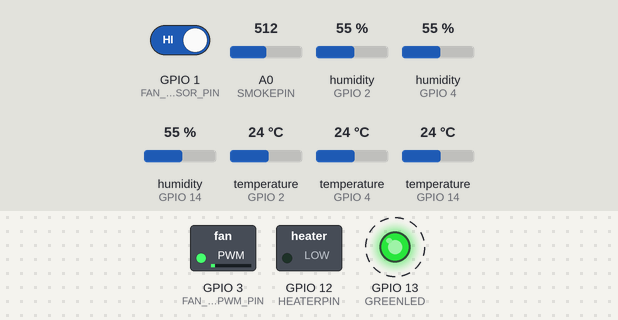
The sketch below on a simulated ESP8266 (NodeMCU). On the bench: switched loads named in the sketch (green lamp = pin HIGH), output pins drawn as LEDs (lit = HIGH). Dashed ring = blinking. The inputs (shaded band) are chosen by the test bench; at power-on: GPIO 1 (FAN_VENT_SENSOR_PIN) HIGH, A0 (SMOKEPIN) = 512, humidity (sensors on GPIO 2, GPIO 4, GPIO 14) 55 %, temperature (sensors on GPIO 2, GPIO 4, GPIO 14) 24 °C. WiFi joins after 1.5 s; servers stay silent unless stated; EEPROM starts erased; no MQTT or app messages arrive unless stated; not simulated (calls return 0 or success): secrets.h.

Above: at 1.8 s.
Timing chart, 0 to 4.8 s (numbered marks = the images above):
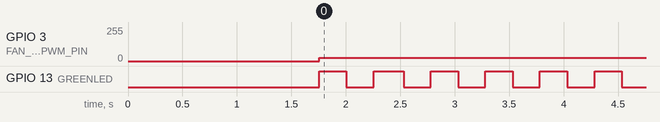

The sketch:

smoky-box.ino
```cpp
#include <PubSubClient.h>
#include <DHTesp.h>
#include <ESP8266WiFi.h>
#include <ESP8266WebServer.h>
#include <ESP8266mDNS.h>
#include <ESP8266HTTPUpdateServer.h>
#include <PID_v1.h>
#include <EEPROM.h>

#include "secrets.h"
/*
 * Secrets are:
 *   #define WIFIPASSWORD "secret"
 *   #define MQTTPASSWORD "secret"
 *   #define UPDATEOTAPASSWORD "secret"
 */

/* GPIO Allocation
 *
 * D0 GPIO16
 * D1 GPIO5
 * D2 GPIO4 DHT Inside
 * D3 GPIO0
 * D4 GPIO2 DHT Outside
 * D5 GPIO14 DHT Box
 * D6 GPIO12 Heater
 * D7 GPIO13 Green LED
 * D8 GPIO15
 * RX GPIO3 Fan vent PWM
 * TX GPIO1 Fan vent sensor
 */

#define SMOKY_ID "1"
#define PRODUCTION 1 // 1 to go Live, 0 to test

// WiFi
const char* wifiSsid = "Xtreme";
const char* wifiPassword = WIFIPASSWORD;
WiFiClient  wifiClient;

// MQTT
const char* mqttServer = "10.0.0.15";
const char* mqttUser = "ottomq";
const char* mqttPassword = MQTTPASSWORD;
const long mqttPort = 1883;
const long mqttInterval = 10000;
unsigned long mqttPreviousSentMillis = 0;
PubSubClient mqttClient(wifiClient);

// MQTT Topics
#define MQTT_TOPIC_OUT "smoky/" SMOKY_ID
#define MQTT_TOPIC_IN "smoky/" SMOKY_ID "/in"
const char* mqttTopicInsideTemperature = MQTT_TOPIC_OUT "/inside/temperature";
const char* mqttTopicInsideHumidity = MQTT_TOPIC_OUT "/inside/humidity";
const char* mqttTopicOutsideTemperature = MQTT_TOPIC_OUT "/outside/temperature";
const char* mqttTopicOutsideHumidity = MQTT_TOPIC_OUT "/outside/humidity";
const char* mqttTopicBoxTemperature = MQTT_TOPIC_OUT "/box/temperature";
const char* mqttTopicBoxHumidity = MQTT_TOPIC_OUT "/box/humidity";
const char* mqttTopicSmoke = MQTT_TOPIC_OUT "/inside/smoke";
const char* mqttTopicHeaterPercent = MQTT_TOPIC_OUT "/inside/heaterpercent";
const char* mqttTopicHeaterOutput = MQTT_TOPIC_OUT "/inside/heateroutput";
const char* mqttTopicOutSettingsTemp = MQTT_TOPIC_OUT "/settings/temp";
const char* mqttTopicOutSettingsKp = MQTT_TOPIC_OUT "/settings/kp";
const char* mqttTopicOutSettingsKi = MQTT_TOPIC_OUT "/settings/ki";
const char* mqttTopicOutSettingsKd = MQTT_TOPIC_OUT "/settings/kd";
const char* mqttTopicOutSettingsFanVent = MQTT_TOPIC_OUT "/settings/fan_vent";
const char* mqttTopicOutSettingsHeaterOutput = MQTT_TOPIC_OUT "/settings/heateroutput";
const char* mqttTopicOutConnecting = MQTT_TOPIC_OUT "/connecting";
const char* mqttTopicDhtReadFailures = MQTT_TOPIC_OUT "/dhtreadfailures";
const char* mqttTopicOutMsg = MQTT_TOPIC_OUT "/msg";
const char* mqttTopicFanVentSetting = MQTT_TOPIC_OUT "/fan_vent/setting";
const char* mqttTopicFanVentSpeed = MQTT_TOPIC_OUT "/fan_vent/speedRPM";
const char* mqttTopicLooptimeMax = MQTT_TOPIC_OUT "/looptime/max";
const char* mqttTopicLooptimeMin = MQTT_TOPIC_OUT "/looptime/min";
const char* mqttTopicLooptimeAverage = MQTT_TOPIC_OUT "/looptime/average";
const char* mqttTopicLooptimeLatest = MQTT_TOPIC_OUT "/looptime/latest";
const char* mqttTopicLooptimeCount = MQTT_TOPIC_OUT "/looptime/count";

const char* mqttTopicInAck = MQTT_TOPIC_IN "/ack";
const char* mqttTopicInSetTemp = MQTT_TOPIC_IN "/temp";
const char* mqttTopicInSetKp = MQTT_TOPIC_IN "/kp";
const char* mqttTopicInSetKi = MQTT_TOPIC_IN "/ki";
const char* mqttTopicInSetKd = MQTT_TOPIC_IN "/kd";
const char* mqttTopicInSetFanVent = MQTT_TOPIC_IN "/fan_vent";
const char* mqttTopicInReadSettings = MQTT_TOPIC_IN "/read";

// MQTT Status
#define MQTT_STATUS_UNKNOWN 0
#define MQTT_STATUS_SENDING 1
#define MQTT_STATUS_ACKNOWLEDGED 2
#define MQTT_STATUS_FAILED 3
#define GREENLED 13
const long ledInterval = 250;
unsigned int mqttStatus = MQTT_STATUS_UNKNOWN;
bool greenLed = false;
unsigned long ledPreviousMillis = 0;

// Smoke
#define SMOKEPIN A0

// Temperature and humidity
#define DHTINSIDE 4 // D2
#define DHTOUTSIDE 2 // D4
#define DHTBOX 14 // D5

#define DHTTYPE DHTesp::AM2302
DHTesp dhtInside;
DHTesp dhtOutside;
DHTesp dhtBox;
double temperatureInside =  5.0;
float humidityInside = 0.0;
float temperatureOutside = 0.0;
float humidityOutside = 0.0;
float temperatureBox = 0.0;
float humidityBox = 0.0;
unsigned long dhtReadFailures = 0;
unsigned long dhtReadInterval = 2500;
unsigned long dhtPreviousReadMillis = 0;

// EEPROM Settings
#define SETTINGS_VERSION 101
#define DEFAULT_KP 5.0
#define DEFAULT_KI 0.05
#define DEFAULT_KD 0.5
#define DEFAULT_TEMP 5.0
#define DEFAULT_FAN 10
struct SmokySettings {
  int version; // Figure ot if data has been saved before
  float Kp;
  float Ki;
  float Kd;
  double temp;
  int fanVent;
};
SmokySettings settings;


// Heater control
#define HEATERPIN 12 // D6
#define HEATER_PID_SAMPLE_TIME 1000
unsigned long pidWindowSize = 5000;
unsigned long maxHeaterOutput = 100;
bool heaterOn = false;
unsigned long heaterPreviousCalcMillis = 0;
unsigned long heaterPreviousPidWindow = 0;
double heaterOutput = 0.0;
PID heaterPID(&temperatureInside, &heaterOutput, &(settings.temp), settings.Kp, settings.Ki, settings.Kd, DIRECT);


// Smoke
float smoke = 0.0;

// OTA Update
// http://esp8266.github.io/Arduino/versions/2.0.0/doc/ota_updates/ota_updates.html
const char* host = "smoky-update";
const char* update_path = "/firmware";
const char* update_username = "admin";
const char* update_password = UPDATEOTAPASSWORD;
ESP8266WebServer httpServer(80);
ESP8266HTTPUpdateServer httpUpdater;

// Fan ventilation
#define FAN_VENT_SENSOR_PIN 1 // D10 or TX
#define FAN_VENT_PWM_PIN 3 // D9 or RX
unsigned long fanVentSpeedRPM = 0; // Actual speed
volatile unsigned long fanVentCount = 0;

// Fan common
unsigned long previousFanMillis = 0;
unsigned long fanInterval = 500;

// Loop time
unsigned long looptime = 0;
unsigned long previousLooptime = 0;
unsigned long maxLooptime = 0;
unsigned long minLooptime = 9999;
unsigned long latestLooptime = 0;
unsigned long loopCount = 0;
double averageLooptime = 0.0;


void setup() {

  // delay(1000);

  // Serial.begin(115200);
  // Serial.println();
  // Serial.println("Starting");

  EEPROM.begin(256);
  readSettingsFromEEPROM();

  // WiFi
  delay(100);
  // Serial.print("Starting wifi");
  WiFi.begin(wifiSsid, wifiPassword);
  while (WiFi.status() != WL_CONNECTED) {
    // Serial.print(".");
    delay(500);
  }
  // Serial.println("Connected");

  // Temperature and humidity
  dhtInside.setup(DHTINSIDE, DHTTYPE);
  dhtOutside.setup(DHTOUTSIDE, DHTTYPE);
  dhtBox.setup(DHTBOX, DHTTYPE);
  dhtPreviousReadMillis = 0;
  loopReadTempHumid(); // Initial reading to get the temp controller a better start.

  // MQTT
  mqttClient.setServer(mqttServer, mqttPort);
  mqttClient.setCallback(mqttCallback);
  randomSeed(micros());
  pinMode(GREENLED, OUTPUT);

  delay(100);

  // Heater
  pinMode(HEATERPIN, OUTPUT);
  heaterPID.SetOutputLimits(0, maxHeaterOutput);
  heaterPID.SetMode(AUTOMATIC);
  heaterPID.SetSampleTime(HEATER_PID_SAMPLE_TIME);
  heaterPreviousPidWindow = millis();
  heaterPID.SetTunings(settings.Kp, settings.Ki, settings.Kd);

  // OTA Update
  // Can only be done if the file is less than half the memory size
  // NodeMCU v2 and v3 memory is 4MB
  MDNS.begin("smoky");
  httpUpdater.setup(&httpServer, update_path, update_username, update_password);
  httpServer.begin();
  MDNS.addService("http", "tcp", 80);

  // LED
  ledPreviousMillis = 0;

  // Fan ventilation
  pinMode(FAN_VENT_PWM_PIN, OUTPUT);
  attachInterrupt(digitalPinToInterrupt(FAN_VENT_SENSOR_PIN), countFanVent, RISING);
  pinMode(FAN_VENT_SENSOR_PIN, INPUT_PULLUP);

  writeMqttSettings();
  // Serial.println("Setup done");

}

void readSettingsFromEEPROM(){
  int eeAddress = 0;
  // mqttSend(mqttTopicOutMsg, String("Reading EEPROM").c_str());
  EEPROM.get(eeAddress, settings);

  if(settings.version != SETTINGS_VERSION){
    // mqttSend(mqttTopicOutMsg, String("EEPROM - Not found version").c_str());
    settings.version = SETTINGS_VERSION;
    settings.Kp = DEFAULT_KP;
    settings.Ki = DEFAULT_KI;
    settings.Kd = DEFAULT_KD;
    settings.temp = DEFAULT_TEMP;
    settings.fanVent = DEFAULT_FAN;
    EEPROM.put(0, settings);
  }
}

void writeSettingsToEEPROM(){
  int eeAddress = 0;
  mqttSend(mqttTopicOutMsg, String("Writing EEPROM").c_str());
  EEPROM.put(eeAddress, settings);
  EEPROM.commit();
}

void loop() {
  calcLoopTime();
  loopBlinkLed();
  loopReadTempHumid();
  loopBlinkLed();
  loopControlHeater();
  loopBlinkLed();
  smoke = analogRead(SMOKEPIN);
  loopBlinkLed();
  loopWriteMqtt();
  loopBlinkLed();
  mqttClient.loop();
  loopBlinkLed();
  loopFan();

  // OTA Update
  httpServer.handleClient();
}

void calcLoopTime(){
  looptime = millis();
  if(looptime < previousLooptime){
    // Wrapped around. Reset time variables.
    resetTimeVariables();
  }
  latestLooptime = looptime - previousLooptime;
  if (loopCount){
    averageLooptime += (double) latestLooptime / loopCount;
    if (latestLooptime < minLooptime){
      minLooptime = latestLooptime;
    }
    if (latestLooptime > maxLooptime){
      maxLooptime = latestLooptime;
    }
  }
  previousLooptime = looptime;
  loopCount++;
}

void resetTimeVariables(){
  previousLooptime = 0;
  loopCount = 0;
  averageLooptime = 0;
  minLooptime = 9999;
  maxLooptime = 0;
  dhtPreviousReadMillis = 0;
  heaterPreviousPidWindow = 0;
  mqttPreviousSentMillis = 0;
  previousFanMillis = 0;
  ledPreviousMillis = 0;
}

void loopReadTempHumid(){
  unsigned long currentMillis = millis();
  if (currentMillis - dhtPreviousReadMillis > dhtReadInterval) {
    temperatureInside =  dhtInside.getTemperature();
    humidityInside = dhtInside.getHumidity();
    temperatureOutside = dhtOutside.getTemperature();
    humidityOutside = dhtOutside.getHumidity();
    temperatureBox = dhtBox.getTemperature();
    humidityBox = dhtBox.getHumidity();
    if (isnan(temperatureInside)) {
      dhtReadFailures++;
      if(PRODUCTION) mqttSend(mqttTopicOutMsg, String("DHT22 Inside read error").c_str());
    }
    if (isnan(temperatureOutside)) {
      dhtReadFailures++;
      if(PRODUCTION) mqttSend(mqttTopicOutMsg, String("DHT22 Outside read error").c_str());
    }
    if (isnan(temperatureBox)) {
      dhtReadFailures++;
      if(PRODUCTION) mqttSend(mqttTopicOutMsg, String("DHT22 Box read error").c_str());
    }
    dhtPreviousReadMillis = currentMillis;
  }
}

void loopControlHeater(){

  heaterPID.Compute();
  if (isnan(temperatureInside) || isnan(heaterOutput)) {
    heaterOutput = 0.0;
  }

  if (looptime - heaterPreviousPidWindow > pidWindowSize) { //time to shift the Relay Window
    heaterPreviousPidWindow += pidWindowSize;
  }
  if (heaterOutput > maxHeaterOutput * (looptime - heaterPreviousPidWindow) / pidWindowSize) {
    digitalWrite(HEATERPIN, HIGH); // On
    heaterOn = true;
  } else {
    digitalWrite(HEATERPIN, LOW); // Off
    heaterOn = false;
  }
}

void loopWriteMqtt(){
  if(looptime - mqttPreviousSentMillis >= mqttInterval) {
    writeMqtt();
    mqttPreviousSentMillis = looptime;
  }
}

void loopFan(){
  unsigned long currentMillis = millis();
  if(currentMillis - previousFanMillis >= fanInterval) {
    unsigned long countTime = currentMillis - previousFanMillis;
    noInterrupts();
    fanVentSpeedRPM = (fanVentCount * (30000 / countTime)); // 1000 ms * 60 sek / 2 counts per round
    fanVentCount = 0;
    interrupts();
    previousFanMillis = currentMillis;
    analogWrite(FAN_VENT_PWM_PIN, map(settings.fanVent, 0, 100, 0, 1023));
  }
}

void countFanVent(){
  fanVentCount++;
}

void mqttSend(const char* topic, const char* msg){
  reconnectMqtt();
  mqttClient.publish(topic, msg);
}

void loopBlinkLed(){
  /*
   * Control the green LED.
   * Start blinking when data is sent to MQTT
   * Constant on when ACK is received from MQTT
   * TO DO: Constant off if no ACK is received within the timeout.
   *
   * I am calling this multiple times in the loop, to get a more stable blinking frequency.
   */
  unsigned long currentMillis = millis();
  if(currentMillis - ledPreviousMillis >= ledInterval) {
    if(mqttStatus == MQTT_STATUS_ACKNOWLEDGED){
      greenLed = true;
    } else if(mqttStatus == MQTT_STATUS_SENDING){
      greenLed = not greenLed;
    } else {
      greenLed = false;
    }
    ledPreviousMillis = currentMillis;
    if(greenLed) {
      digitalWrite(GREENLED, HIGH);
    } else {
      digitalWrite(GREENLED, LOW);
    }
  }

}


void writeMqtt(){
  mqttStatus = MQTT_STATUS_SENDING;
  reconnectMqtt();

  if (!isnan(temperatureInside)) {
    mqttClient.publish(mqttTopicInsideTemperature, String(temperatureInside).c_str());
    mqttClient.publish(mqttTopicInsideHumidity, String(humidityInside).c_str());
  }
  if (!isnan(temperatureOutside)) {
    mqttClient.publish(mqttTopicOutsideTemperature, String(temperatureOutside).c_str());
    mqttClient.publish(mqttTopicOutsideHumidity, String(humidityOutside).c_str());
  }
  if (!isnan(temperatureBox)) {
    mqttClient.publish(mqttTopicBoxTemperature, String(temperatureBox).c_str());
    mqttClient.publish(mqttTopicBoxHumidity, String(humidityBox).c_str());
  }

  mqttClient.publish(mqttTopicSmoke, String(smoke).c_str());
  mqttClient.publish(mqttTopicHeaterOutput, (String(heaterOutput)).c_str());
  mqttClient.publish(mqttTopicDhtReadFailures, (String(dhtReadFailures)).c_str());
//  mqttClient.publish(mqttTopicFanVentSpeed, (String(fanVentSpeedRPM)).c_str());

//  mqttClient.publish(mqttTopicLooptimeMax, (String(maxLooptime)).c_str());
//  mqttClient.publish(mqttTopicLooptimeMin, (String(minLooptime)).c_str());
//  mqttClient.publish(mqttTopicLooptimeLatest, (String(latestLooptime)).c_str());
//  mqttClient.publish(mqttTopicLooptimeAverage, (String(averageLooptime)).c_str());
//  mqttClient.publish(mqttTopicLooptimeCount, (String(loopCount)).c_str());

}

void writeMqttSettings(){
  mqttStatus = MQTT_STATUS_SENDING;
  reconnectMqtt();

  mqttClient.publish(mqttTopicOutSettingsTemp, String(settings.temp).c_str());
  mqttClient.publish(mqttTopicOutSettingsHeaterOutput, String(heaterOutput).c_str());
  mqttClient.publish(mqttTopicOutSettingsKp, String(settings.Kp).c_str());
  mqttClient.publish(mqttTopicOutSettingsKi, String(settings.Ki).c_str());
  mqttClient.publish(mqttTopicOutSettingsKd, String(settings.Kd).c_str());
  mqttClient.publish(mqttTopicOutSettingsFanVent, String(settings.fanVent).c_str());
}

void reconnectMqtt() {
  if (!mqttClient.connected()) {
    // Create a random client ID
    String clientId = "smoky-" SMOKY_ID;
    // Attempt to connect
    if (mqttClient.connect(clientId.c_str(), mqttUser, mqttPassword)) {
      // Once connected, publish an announcement...
      if(mqttStatus == MQTT_STATUS_UNKNOWN) {
        mqttClient.publish(mqttTopicOutConnecting, "Smoky starting");
      } else {
        mqttClient.publish(mqttTopicOutConnecting, "Smoky reconnecting");
      }

      mqttClient.subscribe(MQTT_TOPIC_IN "/#", 1);
    }
  }
}

void mqttCallback(char* topic, byte* payload, unsigned int length) {
  if(strcmp(topic, mqttTopicInAck) == 0) {
    // Set status to turn on green led if ack is received
    mqttStatus = MQTT_STATUS_ACKNOWLEDGED;
  } else if(strcmp(topic, mqttTopicInSetTemp) == 0) {
    // Set temp
    settings.temp = payloadToFloat(payload, length, settings.temp);
    writeSettingsToEEPROM();
    mqttSend(mqttTopicOutSettingsTemp, String(settings.temp).c_str());
  } else if(strcmp(topic, mqttTopicInSetKp) == 0) {
    // Set Kp
    settings.Kp = payloadToFloat(payload, length, settings.Kp);
    heaterPID.SetTunings(settings.Kp, settings.Ki, settings.Kd);
    writeSettingsToEEPROM();
    mqttSend(mqttTopicOutSettingsKp, String(settings.Kp).c_str());
  } else if(strcmp(topic, mqttTopicInSetKi) == 0) {
    // Set Ki
    settings.Ki = payloadToFloat(payload, length, settings.Ki);
    heaterPID.SetTunings(settings.Kp, settings.Ki, settings.Kd);
    writeSettingsToEEPROM();
    mqttSend(mqttTopicOutSettingsKi, String(settings.Ki).c_str());
  } else if(strcmp(topic, mqttTopicInSetKd) == 0) {
    // Set Kd
    settings.Kd = payloadToFloat(payload, length, settings.Kd);
    heaterPID.SetTunings(settings.Kp, settings.Ki, settings.Kd);
    writeSettingsToEEPROM();
    mqttSend(mqttTopicOutSettingsKd, String(settings.Kd).c_str());
  } else if(strcmp(topic, mqttTopicInSetFanVent) == 0) {
    // Set ventilation fan speed
    int setting = payloadToInt(payload, length, settings.fanVent);
    if (setting < 0) setting = 0;
    if (setting > 100) setting = 100;
    settings.fanVent = setting;
    writeSettingsToEEPROM();
    mqttSend(mqttTopicOutSettingsFanVent, String(settings.fanVent).c_str());
  } else if(strcmp(topic, mqttTopicInReadSettings) == 0) {
    // Read settings
    writeMqttSettings();
  }
}

double payloadToFloat(byte* payload, unsigned int length, double defaultValue){
  payload[length] = '\0';
  String s = String((char*)payload);
  double f = (double) s.toFloat();
  if (f == 0.0 && payload[0] != '0') return defaultValue;
  else return f;
}

int payloadToInt(byte* payload, unsigned int length, int defaultValue){
  payload[length] = '\0';
  String s = String((char*)payload);
  int f = s.toInt();
  if (f == 0 && payload[0] != '0') return defaultValue;
  else return f;
}
```

Measured:
- by itself, GPIO 3 (FAN_VENT_PWM_PIN): 0/255 → 25/255 at 1.8 s
- by itself, GPIO 13 (GREENLED): alternates HIGH for 0.25 s and LOW for 0.25 s
